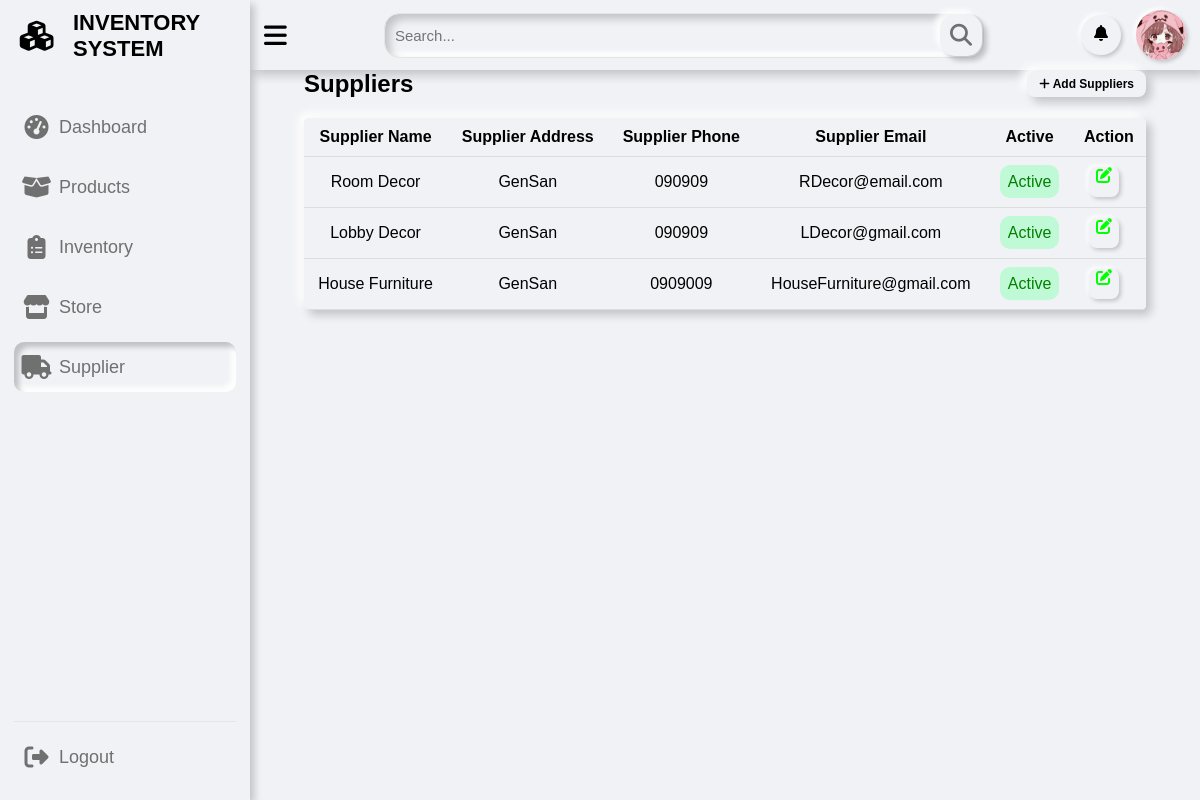
/pages/supplier.php (signed in), run on the app's committed database.
### tables this page shows
CREATE TABLE `supplier` (
  `supplier_id` int(11) NOT NULL,
  `user_id` int(11) DEFAULT NULL,
  `supplier_name` varchar(255) DEFAULT NULL,
  `supplier_phone` varchar(255) DEFAULT NULL,
  `supplier_address` varchar(255) DEFAULT NULL,
  `supplier_email` varchar(255) NOT NULL,
  `is_active` tinyint(1) NOT NULL DEFAULT 1
);

### pages/supplier.php (the view, shortened to what this page needs)
<?php
if (isset($_SESSION['id']) && isset($_SESSION['username']) && $_SESSION['role'] === 'admin') {
?>
  <?php
  include "../includes/sidebar.php";
  include "../includes/topbar.php";
  ?>
  <div class="dash-content">
    <h2>
      Suppliers
      <span class="popup-icon" onclick="openPopup()">
        <i class="fas fa-plus"></i> Add Suppliers
      </span>
    </h2>
    <?php
    $sql = "SELECT * FROM supplier";
    $stmt = $pdo->query($sql);
    if ($stmt->rowCount() > 0) {
      echo "<table class='product-table'>";
      echo "<thead><tr><th>Supplier Name</th><th>Supplier Address</th><th>Supplier Phone</th><th>Supplier Email</th><th>Active</th><th>Action</th></tr></thead>";
      echo "<tbody>";
      while ($row = $stmt->fetch(PDO::FETCH_ASSOC)) {
        echo "<tr>";
        echo "<td>" . $row['supplier_name'] . "</td>";
        echo "<td>" . $row['supplier_address'] . "</td>";
        echo "<td>" . $row['supplier_phone'] . "</td>";
        echo "<td>" . $row['supplier_email'] . "</td>";
        echo "<td> <span class='" . ($row['is_active'] == 1 ? 'row_active' : 'row_inactive') . "'>" . $row['is_active'] . "</span> </td>";
        echo "<td>";
        echo "<a href='#' onclick='openEditSupplierPopup(" . json_encode($row) . ")' class='edit'><i class='fas fa-edit'></i></a>";
        echo "</td>";
        echo "</tr>";
      }
      echo "</tbody>";
      echo "</table>";
    } else {
      echo "No suppliers found.";
    }
    ?>
    <?php
    include "../includes/footbar.php";
    ?>
  <?php
} else {
  header("Location: ../index.php?error=Access Error");
  exit();
}
  ?>

### css/dashboard.css (style rules this page uses)
* { margin: 0; padding: 0; box-sizing: border-box; font-family: "Poppins", sans-serif; }
:root { --primary-color: #0e4bf1; --color-hover: #0e4bf1; --panel-color: #f1f2f6; --text-color: #000; --card-color: #fff; --black-light-color: #707070; --border-color: #e6e5e5; --toggle-color: #ddd; --box1-color: #4dffe4; --box2-color: #acd3ff; --box3-color: #fce7d1; --title-icon-color: #fff; --tran-05: all 0.5s ease; --tran-03: all 0.3s ease; --tran-03: all 0.2s ease; }
body { min-height: 100vh; background-color: #fff; }
.dashboard .dash-content { padding-top: 60px; }
.dash-content { text-align: center; padding: 40px; }
.dash-content h2 { display: flex; justify-content: space-between; align-items: center; color: var(--text-color); }
.popup-icon { display: inline-block; padding: 6px 12px; background-color: var(--panel-color); color: var(--text-color); border: none; border-radius: 8px; font-size: 12px; cursor: pointer; box-shadow: 5px 5px 10px rgba(0, 0, 0, 0.2), -5px -5px 10px rgba(255, 255, 255, 1); transition: transform 0.3s ease-in-out; z-index: 10; }
.product-table, .order-table { width: 100%; border-collapse: collapse; margin-top: 20px; background-color: var(--panel-color); box-shadow: 5px 5px 10px rgba(0, 0, 0, 0.2), -5px -5px 10px rgba(255, 255, 255, 1); border-radius: 5px; overflow: hidden; }
.product-table th, .product-table td, .order-table th, .order-table td { padding: 10px; text-align: center; align-items: center; border-bottom: 1px solid #ddd; color: var(--text-color); }
.product-table td, .order-table td { background-color: var(--panel-color); }
.product-table th, .order-table th { background-color: var(--panel-color); color: var(--text-color); }
.product-table a, .order-table a { text-decoration: none; color: #333; margin-right: 10px; transition: transform 0.3s ease-in-out; }
.product-table a.edit, .order-table a.edit { display: inline-block; width: 30px; height: 30px; background-color: var(--panel-color); color: #00ff00; box-shadow: 2px 2px 4px rgba(0, 0, 0, 0.2), -2px -2px 4px rgba(255, 255, 255, 1); border-radius: 8px; }

### data on the page
supplier: supplier_name "Room Decor", supplier_address "GenSan", supplier_phone "090909", supplier_email "RDecor@email.com"
supplier: supplier_name "Lobby Decor", supplier_address "GenSan", supplier_phone "090909", supplier_email "LDecor@gmail.com"
supplier: supplier_name "House Furniture", supplier_address "GenSan", supplier_phone "0909009", supplier_email "HouseFurniture@gmail.com"
